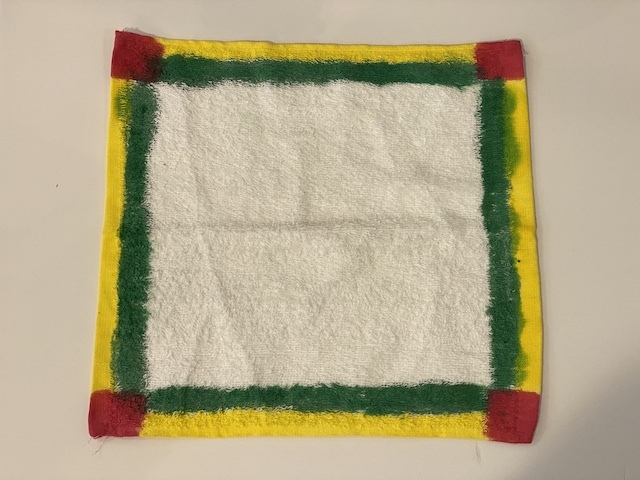
#> input picture perception/fabric/fabric0.jpg, 640 x 480 px
$ python -i segmentation.py   (imports and definitions only)
#> lines starting #> are read from the running program, lines starting #| are printed output that depends on the picture; after the words box and inside, x2 and y2 are one past the last pixel; in counts of white or black regions, pixels touching at a corner belong together
#> further down, picture is the input picture: shape (480, 640, 3); mean B, G, R 138.5, 169.1, 180
import cv2
import numpy as np


def segmentation(img):
    img = cv2.GaussianBlur(img, (3, 3), 0)
    img_hsv = cv2.cvtColor(img, cv2.COLOR_BGR2HSV)
#> img_hsv: shape (480, 640, 3); mean H, S, V 25.1, 67.5, 183.1

    lower_green = np.array([40, 50, 40])
    upper_green = np.array([80, 255, 255])
    lower_red_1 = np.array([0, 100, 80])
    upper_red_1 = np.array([10, 255, 255])
    lower_red_2 = np.array([170, 100, 80])
    upper_red_2 = np.array([180, 255, 255])
    lower_yellow = np.array([20, 150, 80])
    upper_yellow = np.array([40, 255, 255])

    mask_green = cv2.inRange(img_hsv, lower_green, upper_green)
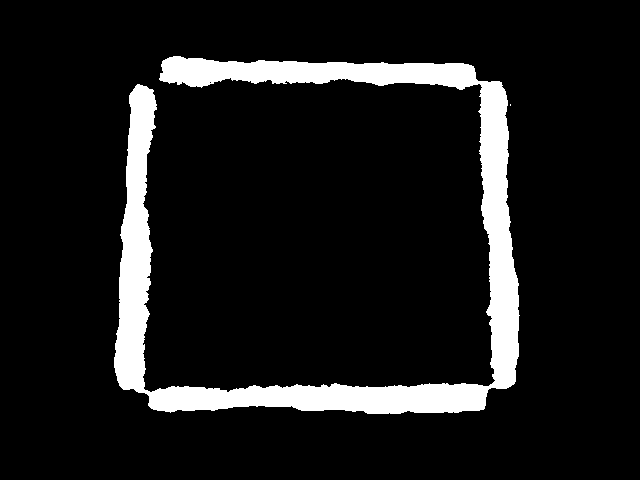
#> mask_green: shape (480, 640); 10.1% white; 2 white regions (1 under 20 px), largest, box (x1, y1, x2, y2) and area: (114, 56, 520, 414) 30890
    mask_red = cv2.inRange(img_hsv, lower_red_1, upper_red_1) | cv2.inRange(
        img_hsv, lower_red_2, upper_red_2
    )
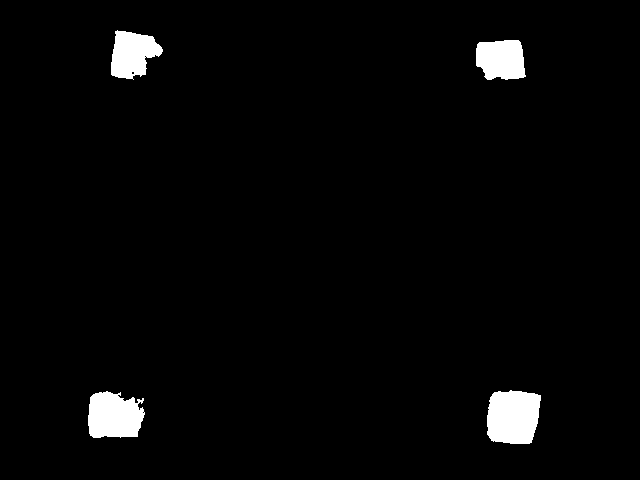
#> mask_red: shape (480, 640); 2.6% white; 4 white regions, box (x1, y1, x2, y2) and area: (487, 390, 541, 444) 2496, (88, 391, 145, 438) 2164, (111, 30, 163, 80) 1741, (476, 40, 526, 80) 1689
    mask_yellow = cv2.inRange(img_hsv, lower_yellow, upper_yellow)
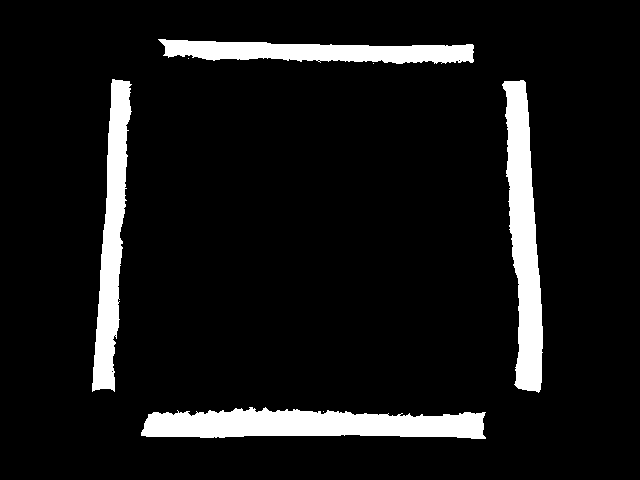
#> mask_yellow: shape (480, 640); 8.7% white; 7 white regions (3 under 20 px), largest, box (x1, y1, x2, y2) and area: (141, 407, 486, 439) 8158, (502, 80, 543, 393) 7374, (92, 79, 132, 392) 6066, (158, 39, 474, 64) 5184

    mask = np.zeros((img.shape[0], img.shape[1], 3), dtype=np.float32)
    mask[mask_yellow == 255] = [0, 1, 1]
    mask[mask_green == 255] = [0, 1, 0]
    mask[mask_red == 255] = [0, 0, 1]

    return mask

>>> import cv2
>>> picture = cv2.imread('../fabric0.jpg')
>>> result = segmentation(picture)
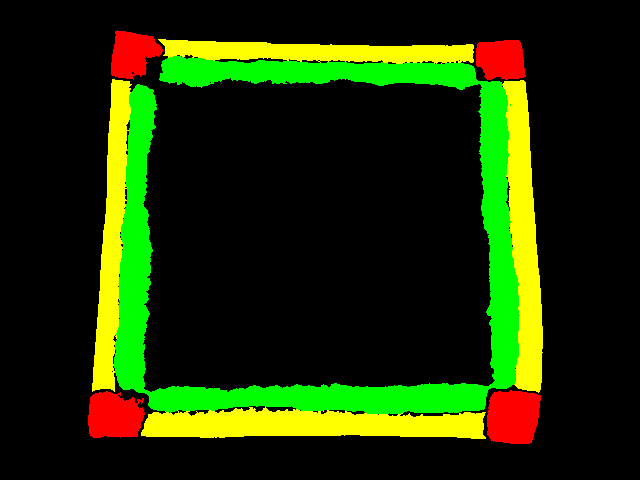
#> result: shape (480, 640, 3) float32; mean B, G, R 0, 0.187, 0.113
